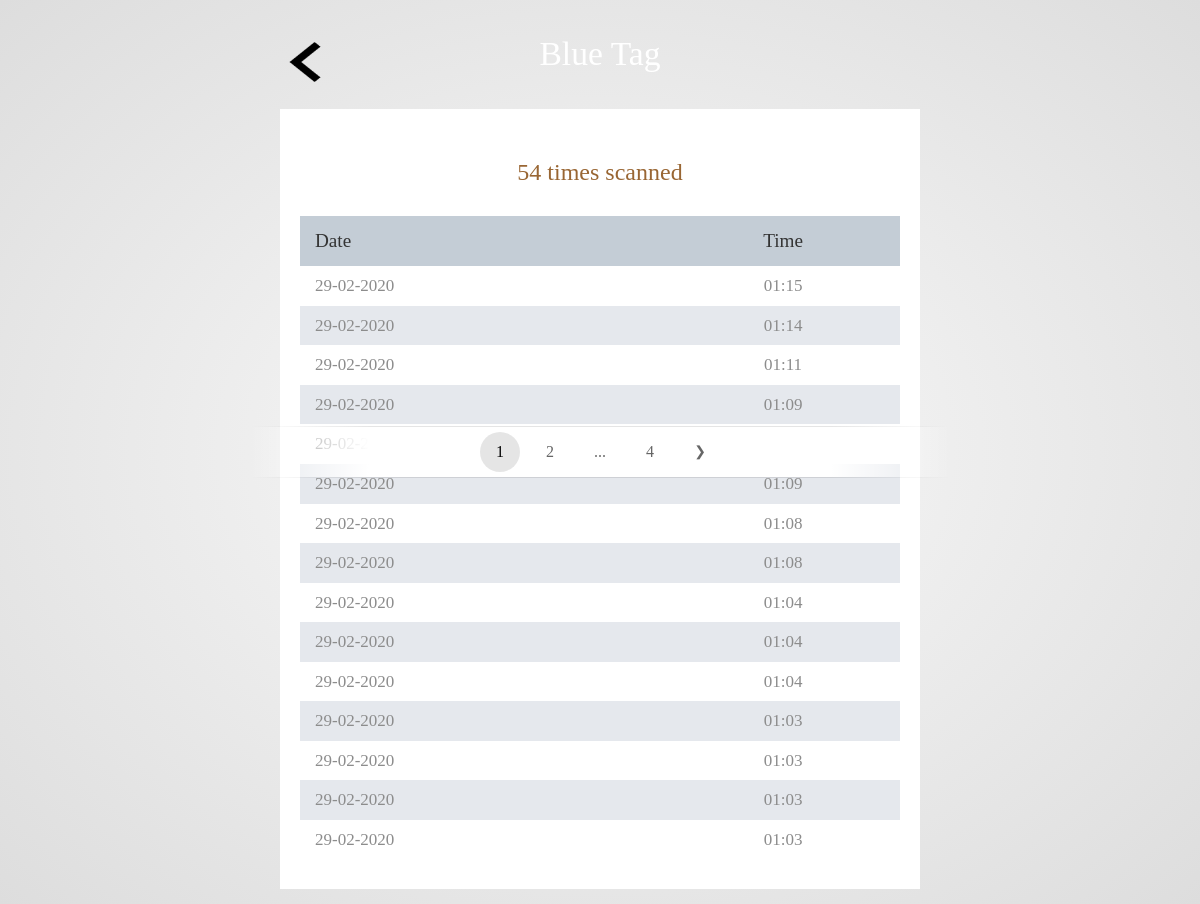
The app's page /student/3/ with its own data.
### app/models.py (models this page shows, shortened)
class Student(models.Model):
    name = models.CharField(verbose_name='ім\'я', max_length=250)
    group = models.ForeignKey(Group, verbose_name='група', on_delete=models.CASCADE)
    number_scan = models.IntegerField(verbose_name='кількість сканувань',max_length=100, null=True, blank=True)
    def __str__(self):
        return self.name
    class Meta:
        ordering = ('-name',)
        verbose_name = 'Студент'
        verbose_name_plural = 'Студенти'

class TagReader(models.Model):
    student = models.ForeignKey(Student, verbose_name='Студент',related_name = 'tags',  on_delete= models.CASCADE)
    tag = models.CharField(verbose_name='Мітка', max_length=120)
    scanned = models.DateTimeField(verbose_name='Проскановано', auto_now_add=True)
    class Meta:
        ordering = ('-scanned',)
        verbose_name = 'Мітка відсканована'
        verbose_name_plural = 'Відскановані мітки'

### app/views.py (the view)
# urls.py: path('student/<pk>/', student_detail, name='student_detail' ),
def student_detail(request, pk):
    scans_object = TagReader.objects.filter(student=pk)
    name = Student.objects.get(pk=pk)
    paginator = Paginator(scans_object, 15)
    page = request.GET.get('page')
    try:
        scans = paginator.page(page)
    except PageNotAnInteger:
        scans = paginator.page(1)
    except EmptyPage:
        scans = paginator.page(paginator.num_pages)
    context = {'scans':scans,
               'name':name,
               'page':page}
    return render(request, 'student.html', context)

### templates/student.html (shortened to what this page needs)
<!DOCTYPE html>
<html lang="en">
  <head>
    <link href="/static/fontawesome/css/all.min.css" rel="stylesheet" />
    <link href="/static/css/tooplate-chilling-cafe.css" rel="stylesheet" />
  </head>
  <body>
    <div class="tm-container">
      <div class="tm-text-white tm-page-header-container">
  <div id="tm-intro-img">
      <a href="{%url 'index'%}">
          <img class="back-arrow" src="/media/arrow.png" alt="">
</a>
        </div>
        <h1 class="tm-page-header">{{name}}</h1>
      </div>
      <div class="tm-main-content">
        <section class="tm-section">
          <h2 class="tm-section-header ">{{name.number_scan}} times scanned</h2>
          <div class="tm-responsive-table">
            <table>
              <tr class="tm-tr-header">
                <th class="tm-text-left">Date</th>
                <th>Time</th>
              </tr>
              {%for scan in scans %}
              <tr>
                <td class="tm-text-left">{{scan.scanned|date:"d-m-Y "}}</td>
                <td>{{scan.scanned|date:"H:i"}}</td>
              </tr>
              {%endfor%}
            </table>
          </div>
        </section>
          {% include "pagination2.html" with page=scans %}
  </body>
</html>

### static/css/tooplate-chilling-cafe.css (style rules this page uses)
body { background-color: #3a4a58; color: #8c8c8c; font-family: "Open Sans", Arial, Helvetica, sans-serif; font-size: 17px; font-weight: 400; padding: 15px; margin: 0; }
.tm-container { max-width: 640px; margin-left: auto; margin-right: auto; }
.tm-main-content { background-color: #ffffff; }
#tm-intro-img { background-position: center; background-size: cover; position: relative; }
.back-arrow { position: absolute; width: 50px; height: 40px; top: 27px; left: 0; }
.tm-text-white { color: white; }
.tm-page-header-container { text-align: center; }
.tm-page-header { display: inline-block; vertical-align: baseline; margin-top: 20px; margin-bottom: 35px; font-size: 2.1rem; font-weight: 400; }
.tm-section-header { color: #996633; text-align: center; font-weight: 400; font-size: 1.5rem; margin-top: 30px; margin-bottom: 30px; }
table { width: 100%; border-spacing: 0; }
td { text-align: center; padding: 10px 15px; }
.tm-text-left { text-align: left; }
th { color: #333333; font-weight: 400; font-size: 1.2rem; padding-left: 15px; padding-right: 15px; }
tr:nth-child(odd) { background-color: #e5e8ed; }
tr.tm-tr-header { background-color: #c4cdd6; height: 50px; }
.tm-section { padding-top: 20px; padding-left: 20px; padding-right: 20px; padding-bottom: 30px; }
img { max-width: 100%; }
a { transition: all 0.3s ease; }

### static/css/style.css (style rules this page uses)
html { font-family: sans-serif; line-height: 1.15; -ms-text-size-adjust: 100%; -webkit-text-size-adjust: 100%; }
body { margin: 0; }
figcaption, menu, article, aside, details, figure, footer, header, main, nav, section, summary { display: block; }
a { background-color: transparent; -webkit-text-decoration-skip: objects; }
h1 { font-size: 2em; margin: .67em 0; }
img { border-style: none; }
html { height: 100%; }
body { background: #fafafa; background: -webkit-radial-gradient(center, ellipse cover, #fafafa 0%, #dddddd 100%); background: -webkit-radial-gradient(center ellipse, #fafafa 0%, #dddddd 100%); background: radial-gradient(ellipse at center, #fafafa 0%, #dddddd 100%); filter: progid:DXImageTransform.Microsoft.gradient( startColorstr='#fafafa', endColorstr='#dddddd',GradientType=1 ); font-family: "proxima-nova"; }

### records on screen
Student: name "Blue Tag", number_scan "54"
TagReader: scanned "29-02-2020", scanned "01:15"
TagReader: scanned "29-02-2020", scanned "01:14"
TagReader: scanned "29-02-2020", scanned "01:11"
TagReader: scanned "29-02-2020", scanned "01:09"
TagReader: scanned "29-02-2020"
TagReader: scanned "29-02-2020", scanned "01:09"
TagReader: scanned "29-02-2020", scanned "01:08"
TagReader: scanned "29-02-2020", scanned "01:08"
TagReader: scanned "29-02-2020", scanned "01:04"
TagReader: scanned "29-02-2020", scanned "01:04"
TagReader: scanned "29-02-2020", scanned "01:04"
TagReader: scanned "29-02-2020", scanned "01:03"
TagReader: scanned "29-02-2020", scanned "01:03"
TagReader: scanned "29-02-2020", scanned "01:03"
TagReader: scanned "29-02-2020", scanned "01:03"

### other values on screen
{{ page.number }} "1"
{{ page.next_page_number }} "2"
{{ page.paginator.num_pages }} "4"
